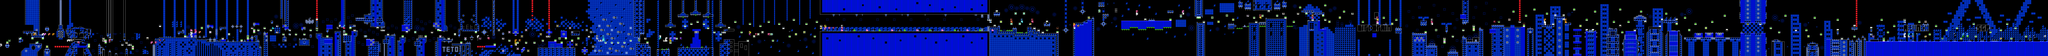

Rendered tile map (Tiled .tmx) drawn with the repository's tilesets; below, a short description and the map source with its tile grids summarised:
An orthogonal 979x27 tile map with 16x16 px tiles, 2 tile layers (SP, ...), 2 tilesets.

<map version="1.10" tiledversion="1.11.2" orientation="orthogonal" renderorder="right-down" width="979" height="27" tilewidth="16" tileheight="16" infinite="0" nextlayerid="3" nextobjectid="1">
 <editorsettings>
  <chunksize width="16" height="27" />
  <export target="famidash-main/LEVELS/LEVEL DATA/test4.tmx" format="tmx" />
 </editorsettings>
 <tileset firstgid="1" name="famidash" tilewidth="16" tileheight="16" tilecount="256" columns="16">
  <image source="../../../GRAPHICS/famidash.bmp" width="256" height="256" />
 </tileset>
 <tileset firstgid="257" name="sprites" tilewidth="16" tileheight="16" tilecount="256" columns="16">
  <image source="../../../GRAPHICS/sprites.png" width="256" height="256" />
 </tileset>
 <layer id="1" width="979" height="27">
  <data>[26433 cells, 14211 non-empty, 174 distinct tile ids]</data>
 </layer>
 <layer id="2" name="SP" width="979" height="27">
  <data>[26433 cells, 440 non-empty, 99 distinct tile ids]</data>
 </layer>
</map>
